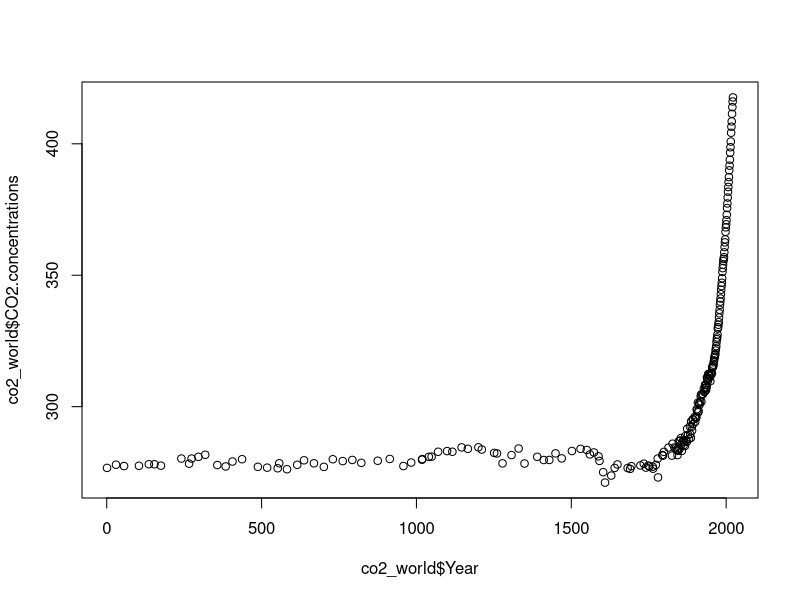
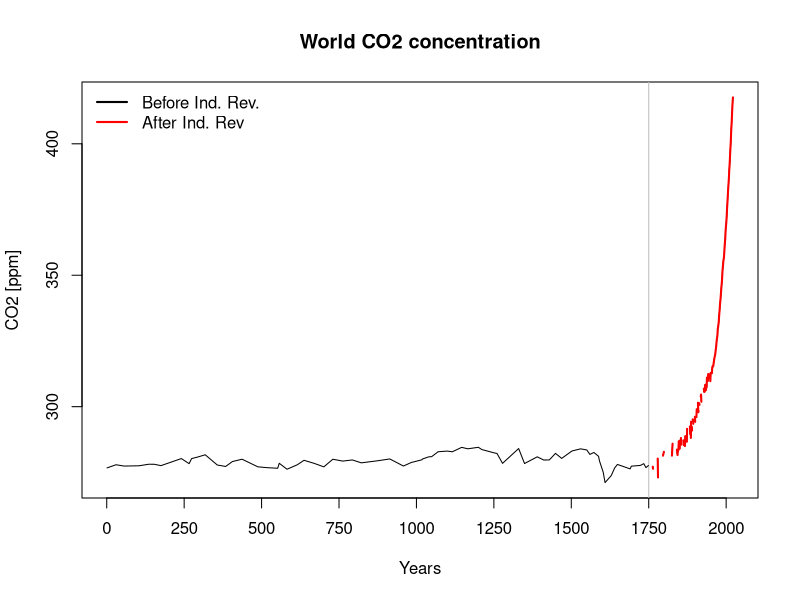

These figures' R source, in order:
# Carregando os dados
co2 <- read.table("data/climate-change.csv",
                  sep =",", dec = ".", header = T)

co2_world  <- subset(co2, Entity == "World" & Year >= 1)
co2_ind_rev <- subset(co2_world, Year >= 1760)

# Uma figura rascunho
plot(co2_world$Year, co2_world$CO2.concentrations)

# Uma melhor figura
png("results/co2_world_2022.png", width = 8, height = 5, units = "in",
    res = 300)
plot(co2_world$Year, co2_world$CO2.concentrations, 
     t = "n", # Não plote nada
     xaxt = "n", # Não coloca o eixo x
     yaxt = "n", # Não coloca o eixo y
     ylab = "CO2 [ppm]",
     xlab = "Years",
     main = "World CO2 concentration")
axis(2) # Eixo y
axis(1, at = seq(0, 2022, 250), lab = seq(0, 2022, 250))
abline(v = 1750, col = "grey")
lines(co2_world$Year, co2_world$CO2.concentrations, lty = 1, col = "Black")
lines(co2_ind_rev$Year, co2_ind_rev$CO2.concentrations, lty = 1,
      lwd = 2, col = "Red")
legend("topleft", legend = c("Before Ind. Rev.", "After Ind. Rev"),
       lty = 1, lwd = 2, col = c("Black", "Red"), bty = "n")
dev.off()